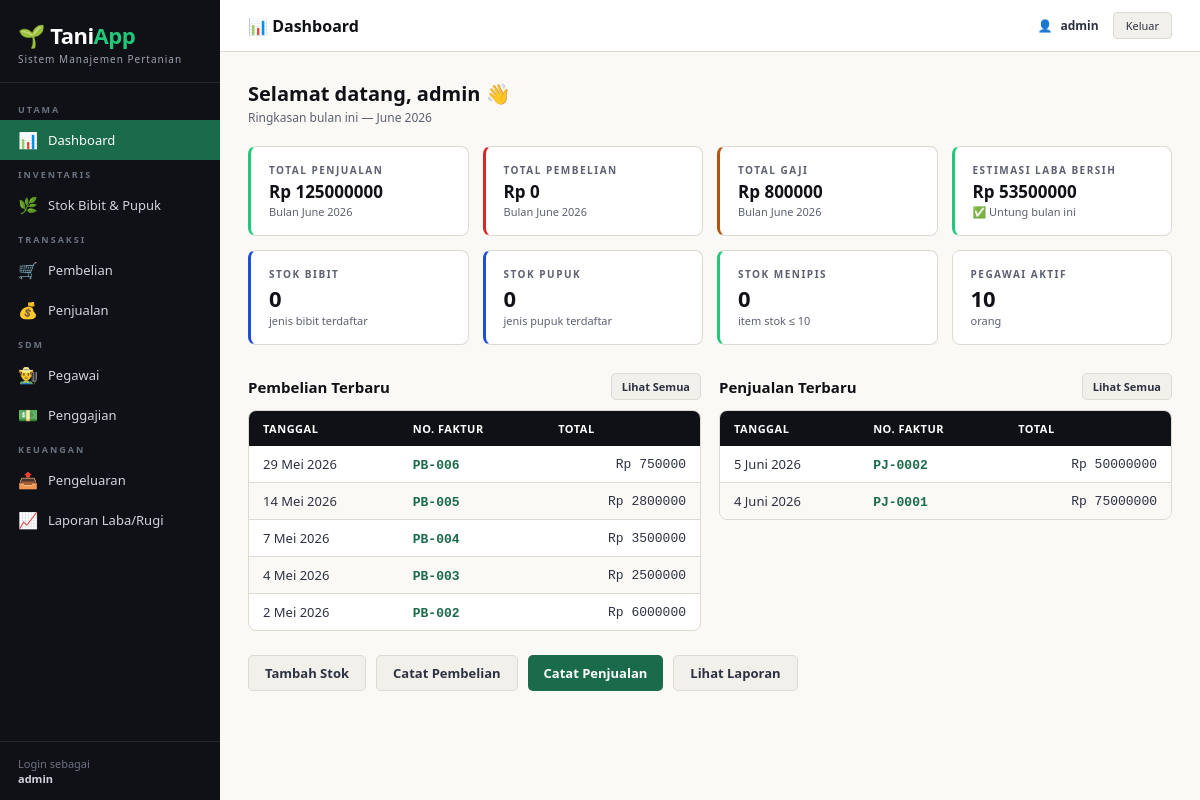
The app's page / (signed in) with its own data.
### transaksi/models.py (models this page shows, shortened)
class Pembelian(models.Model):
    tanggal    = models.DateField()
    no_faktur  = models.CharField(max_length=60, unique=True)
    supplier   = models.CharField(max_length=150, blank=True, default='')
    total      = models.FloatField(default=0)
    keterangan = models.TextField(blank=True, default='')
    created_at = models.DateTimeField(auto_now_add=True)
    class Meta:
        ordering = ['-tanggal', '-id']

class Penjualan(models.Model):
    tanggal    = models.DateField()
    no_faktur  = models.CharField(max_length=60, unique=True)
    pembeli    = models.CharField(max_length=150, blank=True, default='')
    total      = models.FloatField(default=0)
    keterangan = models.TextField(blank=True, default='')
    created_at = models.DateTimeField(auto_now_add=True)
    class Meta:
        ordering = ['-tanggal', '-id']

### accounts/views.py (the view)
# urls.py: path('',        views.dashboard,  name='dashboard'),
@login_required
def dashboard(request):
    today = datetime.date.today()
    bulan_ini = today.strftime('%Y-%m')
    stok_bibit = Stok.objects.filter(kategori='bibit').count()
    stok_pupuk = Stok.objects.filter(kategori='pupuk').count()
    stok_menipis = Stok.objects.filter(stok__lte=10).count()
    total_pembelian = Pembelian.objects.filter(
        tanggal__year=today.year, tanggal__month=today.month
    ).aggregate(t=Sum('total'))['t'] or 0
    total_penjualan = Penjualan.objects.filter(
        tanggal__year=today.year, tanggal__month=today.month
    ).aggregate(t=Sum('total'))['t'] or 0
    total_gaji = Penggajian.objects.filter(periode=bulan_ini).aggregate(
        t=Sum('total_gaji')
    )['t'] or 0
    total_pengeluaran_lain = PengeluaranLain.objects.filter(
        tanggal__year=today.year, tanggal__month=today.month
    ).aggregate(t=Sum('jumlah'))['t'] or 0
    from transaksi.models import ItemPenjualan
    hpp_bulan = ItemPenjualan.objects.filter(
        penjualan__tanggal__year=today.year,
        penjualan__tanggal__month=today.month
    ).aggregate(t=Sum('harga_beli'))['t'] or 0
    from django.db.models import F, FloatField, ExpressionWrapper
    hpp_total = ItemPenjualan.objects.filter(
        penjualan__tanggal__year=today.year,
        penjualan__tanggal__month=today.month
    ).annotate(
        hpp_item=ExpressionWrapper(F('jumlah') * F('harga_beli'), output_field=FloatField())
    ).aggregate(t=Sum('hpp_item'))['t'] or 0
    laba_kotor = total_penjualan - hpp_total
    total_beban = total_gaji + total_pengeluaran_lain
    laba_bersih = laba_kotor - total_beban
    pembelian_terbaru = Pembelian.objects.order_by('-tanggal', '-id')[:5]
    penjualan_terbaru = Penjualan.objects.order_by('-tanggal', '-id')[:5]
    pegawai_aktif = Pegawai.objects.filter(status='aktif').count()
    context = {
        'stok_bibit': stok_bibit,
        'stok_pupuk': stok_pupuk,
        'stok_menipis': stok_menipis,
        'total_pembelian': total_pembelian,
        'total_penjualan': total_penjualan,
        'total_gaji': total_gaji,
        'laba_bersih': laba_bersih,
        'pembelian_terbaru': pembelian_terbaru,
        'penjualan_terbaru': penjualan_terbaru,
        'pegawai_aktif': pegawai_aktif,
        'bulan_ini': today.strftime('%B %Y'),
    }
    return render(request, 'accounts/dashboard.html', context)

### templates/accounts/dashboard.html (shortened to what this page needs)
{% extends "base.html" %}
{% block topbar_title %}📊 Dashboard{% endblock %}
{% block nav_dashboard %}active{% endblock %}
{% block content %}
<div class="page-header">
  <div>
    <h1>Selamat datang, {{ request.user.username }} 👋</h1>
    <p>Ringkasan bulan ini — {{ bulan_ini }}</p>
  </div>
</div>
<div class="stat-grid">
  <div class="stat-card green">
    <div class="label">Total Penjualan</div>
    <div class="value" style="font-size:17px">Rp {{ total_penjualan|floatformat:0 }}</div>
    <div class="sub">Bulan {{ bulan_ini }}</div>
  </div>
  <div class="stat-card red">
    <div class="label">Total Pembelian</div>
    <div class="value" style="font-size:17px">Rp {{ total_pembelian|floatformat:0 }}</div>
    <div class="sub">Bulan {{ bulan_ini }}</div>
  </div>
  <div class="stat-card gold">
    <div class="label">Total Gaji</div>
    <div class="value" style="font-size:17px">Rp {{ total_gaji|floatformat:0 }}</div>
    <div class="sub">Bulan {{ bulan_ini }}</div>
  </div>
  <div class="stat-card {% if laba_bersih >= 0 %}green{% else %}red{% endif %}">
    <div class="label">Estimasi Laba Bersih</div>
    <div class="value" style="font-size:17px">Rp {{ laba_bersih|floatformat:0 }}</div>
    <div class="sub">{% if laba_bersih >= 0 %}✅ Untung{% else %}❌ Rugi{% endif %} bulan ini</div>
  </div>
  <div class="stat-card blue">
    <div class="label">Stok Bibit</div>
    <div class="value">{{ stok_bibit }}</div>
    <div class="sub">jenis bibit terdaftar</div>
  </div>
  <div class="stat-card blue">
    <div class="label">Stok Pupuk</div>
    <div class="value">{{ stok_pupuk }}</div>
    <div class="sub">jenis pupuk terdaftar</div>
  </div>
  <div class="stat-card {% if stok_menipis > 0 %}red{% else %}green{% endif %}">
    <div class="label">Stok Menipis</div>
    <div class="value">{{ stok_menipis }}</div>
    <div class="sub">item stok ≤ 10</div>
  </div>
  <div class="stat-card">
    <div class="label">Pegawai Aktif</div>
    <div class="value">{{ pegawai_aktif }}</div>
    <div class="sub">orang</div>
  </div>
</div>
<div style="display:grid;grid-template-columns:1fr 1fr;gap:18px;flex-wrap:wrap">
  <div>
    <div class="page-header" style="margin-bottom:10px">
      <h1 style="font-size:15px"> Pembelian Terbaru</h1>
      <a href="/transaksi/pembelian/" class="btn btn-secondary btn-sm">Lihat Semua</a>
    </div>
    <div class="table-wrap">
      <table>
        <thead><tr><th>Tanggal</th><th>No. Faktur</th><th>Total</th></tr></thead>
        <tbody>
          {% for pb in pembelian_terbaru %}
          <tr>
            <td>{{ pb.tanggal }}</td>
            <td><span style="color:#1a6b4a;font-weight:600;font-family:monospace">{{ pb.no_faktur }}</span></td>
            <td class="td-right">Rp {{ pb.total|floatformat:0 }}</td>
          </tr>
          {% empty %}
          <tr><td colspan="3" class="td-center text-muted">Belum ada pembelian</td></tr>
          {% endfor %}
        </tbody>
      </table>
    </div>
  </div>
  <div>
    <div class="page-header" style="margin-bottom:10px">
      <h1 style="font-size:15px"> Penjualan Terbaru</h1>
      <a href="/transaksi/penjualan/" class="btn btn-secondary btn-sm">Lihat Semua</a>
    </div>
    <div class="table-wrap">
      <table>
        <thead><tr><th>Tanggal</th><th>No. Faktur</th><th>Total</th></tr></thead>
        <tbody>
          {% for pj in penjualan_terbaru %}
          <tr>
            <td>{{ pj.tanggal }}</td>
            <td><span style="color:#1a6b4a;font-weight:600;font-family:monospace">{{ pj.no_faktur }}</span></td>
            <td class="td-right">Rp {{ pj.total|floatformat:0 }}</td>
          </tr>
          {% empty %}
          <tr><td colspan="3" class="td-center text-muted">Belum ada penjualan</td></tr>
          {% endfor %}
        </tbody>
      </table>
    </div>
  </div>
</div>
<div style="margin-top:24px;display:flex;gap:10px;flex-wrap:wrap">
  <a href="/stok/tambah/" class="btn btn-secondary"> Tambah Stok</a>
  <a href="/transaksi/pembelian/tambah/" class="btn btn-secondary"> Catat Pembelian</a>
  <a href="/transaksi/penjualan/tambah/" class="btn btn-primary"> Catat Penjualan</a>
  <a href="/laporan/laba-rugi/" class="btn btn-secondary"> Lihat Laporan</a>
</div>
{% endblock %}

### templates/base.html (shortened to what this page needs)
<!DOCTYPE html>
<html lang="id">
<head>
</head>
<body>
<aside class="sidebar">
  <div class="sidebar-brand">
    <div class="logo">🌱 Tani<span>App</span></div>
    <div class="tagline">Sistem Manajemen Pertanian</div>
  </div>
  <nav class="nav">
    <div class="nav-section">Utama</div>
    <a href="/" class="{% block nav_dashboard %}{% endblock %}"><span class="ico">📊</span> Dashboard</a>
    <div class="nav-section">Inventaris</div>
    <a href="/stok/" class="{% block nav_stok %}{% endblock %}"><span class="ico">🌿</span> Stok Bibit & Pupuk</a>
    <div class="nav-section">Transaksi</div>
    <a href="/transaksi/pembelian/" class="{% block nav_beli %}{% endblock %}"><span class="ico">🛒</span> Pembelian</a>
    <a href="/transaksi/penjualan/" class="{% block nav_jual %}{% endblock %}"><span class="ico">💰</span> Penjualan</a>
    <div class="nav-section">SDM</div>
    <a href="/pegawai/" class="{% block nav_pegawai %}{% endblock %}"><span class="ico">👨‍🌾</span> Pegawai</a>
    <a href="/pegawai/penggajian/" class="{% block nav_gaji %}{% endblock %}"><span class="ico">💵</span> Penggajian</a>
    <div class="nav-section">Keuangan</div>
    <a href="/laporan/pengeluaran/" class="{% block nav_pengeluaran %}{% endblock %}"><span class="ico">📤</span> Pengeluaran</a>
    <a href="/laporan/laba-rugi/" class="{% block nav_laporan %}{% endblock %}"><span class="ico">📈</span> Laporan Laba/Rugi</a>
  </nav>
  <div class="sidebar-footer">
    Login sebagai<br><strong>{{ request.user.username }}</strong>
  </div>
</aside>
<div class="main">
  <div class="topbar">
    <div class="topbar-title">{% block topbar_title %}{% endblock %}</div>
    <div class="topbar-right">
      <div class="user-badge">👤 <strong>{{ request.user.username }}</strong></div>
      <a href="/logout/" class="btn-logout">Keluar</a>
    </div>
  </div>
  <div class="content">
    {% block content %}{% endblock %}
  </div>
</div>
</body>
</html>

### templates/base.html (style rules this page uses)
:root { --green: #1a6b4a; --green2: #22c87a; --green3: #f0fdf4; --ink: #0f1117; --ink2: #2d3142; --ink3: #5c6070; --paper: #faf9f6; --paper2: #f2f0eb; --rule: #dedad2; --red: #dc2626; --blue: #1d4ed8; --gold: #b45309; --sidebar: 220px; }
*,*::before,*::after { margin:0;padding:0;box-sizing:border-box }
html { font-size:15px }
body { font-family:'Segoe UI',system-ui,sans-serif;background:var(--paper);color:var(--ink);display:flex;min-height:100vh }
.sidebar { width:var(--sidebar);background:var(--ink);color:#fff;display:flex;flex-direction:column;position:fixed;top:0;left:0;height:100vh;z-index:100;overflow-y:auto }
.sidebar-brand { padding:20px 18px 16px;border-bottom:1px solid #ffffff18 }
.sidebar-brand .logo { font-size:22px;font-weight:700;letter-spacing:-.5px;color:#fff }
.sidebar-brand .logo span { color:var(--green2) }
.sidebar-brand .tagline { font-size:10px;color:#9ca3af;letter-spacing:1px;margin-top:2px }
.nav { padding:12px 0;flex:1 }
.nav-section { padding:8px 18px 4px;font-size:9px;font-weight:600;letter-spacing:2px;text-transform:uppercase;color:#6b7280 }
.nav a { display:flex;align-items:center;gap:10px;padding:9px 18px;color:#d1d5db;text-decoration:none;font-size:13px;font-weight:500;transition:background .15s }
.nav a.active { background:var(--green);color:#fff }
.nav a .ico { font-size:16px;width:20px;text-align:center }
.sidebar-footer { padding:14px 18px;border-top:1px solid #ffffff18;font-size:11px;color:#6b7280 }
.sidebar-footer strong { color:#d1d5db }
.main { margin-left:var(--sidebar);flex:1;display:flex;flex-direction:column;min-height:100vh }
.topbar { background:#fff;border-bottom:1px solid var(--rule);padding:12px 28px;display:flex;align-items:center;justify-content:space-between;position:sticky;top:0;z-index:50 }
.topbar-title { font-size:16px;font-weight:700;color:var(--ink) }
.topbar-right { display:flex;align-items:center;gap:14px }
.user-badge { display:flex;align-items:center;gap:8px;font-size:12px;color:var(--ink3) }
.user-badge strong { color:var(--ink2) }
.btn-logout { font-size:11px;background:var(--paper2);border:1px solid var(--rule);border-radius:4px;padding:5px 12px;color:var(--ink2);text-decoration:none;font-weight:500 }
.content { padding:28px;flex:1 }
.stat-grid { display:grid;grid-template-columns:repeat(auto-fit,minmax(180px,1fr));gap:14px;margin-bottom:28px }
.stat-card { background:#fff;border:1px solid var(--rule);border-radius:8px;padding:16px 18px }
.stat-card .label { font-size:10px;font-weight:600;letter-spacing:1.5px;text-transform:uppercase;color:var(--ink3);margin-bottom:6px }
.stat-card .value { font-size:22px;font-weight:700;color:var(--ink);line-height:1 }
.stat-card .sub { font-size:11px;color:var(--ink3);margin-top:4px }
.stat-card.green { border-left:3px solid var(--green2) }
.stat-card.red { border-left:3px solid var(--red) }
.stat-card.blue { border-left:3px solid var(--blue) }
.stat-card.gold { border-left:3px solid var(--gold) }
.page-header { display:flex;align-items:center;justify-content:space-between;margin-bottom:20px;gap:12px;flex-wrap:wrap }
.page-header h1 { font-size:20px;font-weight:700;color:var(--ink) }
.page-header p { font-size:12px;color:var(--ink3);margin-top:2px }
.btn { display:inline-flex;align-items:center;gap:6px;padding:8px 16px;border-radius:5px;font-size:13px;font-weight:600;text-decoration:none;border:none;cursor:pointer;transition:filter .15s }
.btn-primary { background:var(--green);color:#fff }
.btn-secondary { background:var(--paper2);color:var(--ink2);border:1px solid var(--rule) }
.btn-sm { padding:5px 10px;font-size:11px }
.table-wrap { overflow-x:auto;background:#fff;border:1px solid var(--rule);border-radius:8px }
table { width:100%;border-collapse:collapse;font-size:13px }
thead th { background:var(--ink);color:#fff;padding:10px 14px;text-align:left;font-size:11px;font-weight:600;letter-spacing:.5px;text-transform:uppercase }
tbody tr:nth-child(even) { background:var(--paper) }
tbody td { padding:9px 14px;border-bottom:1px solid var(--rule);vertical-align:middle;color:var(--ink2) }
tbody tr:last-child td { border-bottom:none }
.td-right { text-align:right;font-family:monospace }

### records on screen
Pembelian: tanggal "29 Mei 2026", no_faktur "PB-006", total "750000"
Pembelian: tanggal "14 Mei 2026", no_faktur "PB-005", total "2800000"
Pembelian: tanggal "7 Mei 2026", no_faktur "PB-004", total "3500000"
Pembelian: tanggal "4 Mei 2026", no_faktur "PB-003", total "2500000"
Pembelian: tanggal "2 Mei 2026", no_faktur "PB-002", total "6000000"
Penjualan: tanggal "5 Juni 2026", no_faktur "PJ-0002", total "50000000"
Penjualan: tanggal "4 Juni 2026", no_faktur "PJ-0001", total "75000000"

### other values on screen
{{ request.user.username }} "admin"
{{ total_penjualan|floatformat:0 }} "125000000"
{{ total_pembelian|floatformat:0 }} "0"
{{ total_gaji|floatformat:0 }} "800000"
{{ laba_bersih|floatformat:0 }} "53500000"
{{ stok_bibit }} "0"
{{ stok_pupuk }} "0"
{{ stok_menipis }} "0"
{{ pegawai_aktif }} "10"
